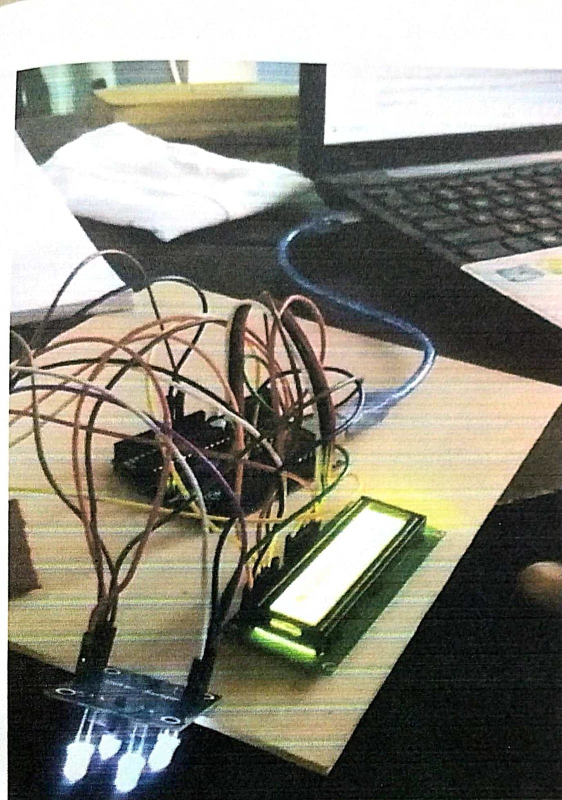
#> input picture images/hardware_setup.jpeg, 1124 x 1600 px (shown at 1/2 size)
$ python -i color_detector.py   (imports and definitions only)
#> lines starting #> are read from the running program, lines starting #| are printed output that depends on the picture; after the words box and inside, x2 and y2 are one past the last pixel; in counts of white or black regions, pixels touching at a corner belong together
import cv2
import numpy as np
from typing import Dict, Tuple, Optional


class ColorDetector:
    """
    Detects the dominant colour in an image frame using HSV thresholds.
    """

    def __init__(self, pixel_threshold: int = 1500) -> None:
        self.pixel_threshold = pixel_threshold
        self._colour_ranges: Dict[str, Tuple[np.ndarray, np.ndarray]] = {
            "Red": (
                np.array([0, 120, 70]),
                np.array([10, 255, 255]),
            ),
            "Green": (
                np.array([36, 50, 70]),
                np.array([89, 255, 255]),
            ),
            "Blue": (
                np.array([90, 50, 70]),
                np.array([128, 255, 255]),
            ),
        }

    def detect_colour(self, frame: np.ndarray) -> Optional[str]:
        """
        Detect dominant colour in the given frame.

        :param frame: Input image in BGR format
        :return: Colour name or None
        """
        hsv_frame = cv2.cvtColor(frame, cv2.COLOR_BGR2HSV)

        for colour, (lower, upper) in self._colour_ranges.items():
            mask = cv2.inRange(hsv_frame, lower, upper)
            if cv2.countNonZero(mask) > self.pixel_threshold:
                return colour

        return None

>>> import cv2
>>> picture = cv2.imread('../images/hardware_setup.jpeg')
#> picture is the input picture: shape (1600, 1124, 3); mean B, G, R 123.1, 134.9, 136.8
>>> result = ColorDetector().detect_colour(picture)
#> in detect_colour, `hsv_frame = cv2.cvtColor(frame, cv2.COLOR_BGR2HSV)`: hsv_frame: shape (1600, 1124, 3); mean H, S, V 42.6, 49.6, 141.1
#> the loop in detect_colour, `for colour, (lower, upper) in self._colour_ranges.items():` made 1 pass
#> pass 1, in detect_colour, `mask = cv2.inRange(hsv_frame, lower, upper)`:
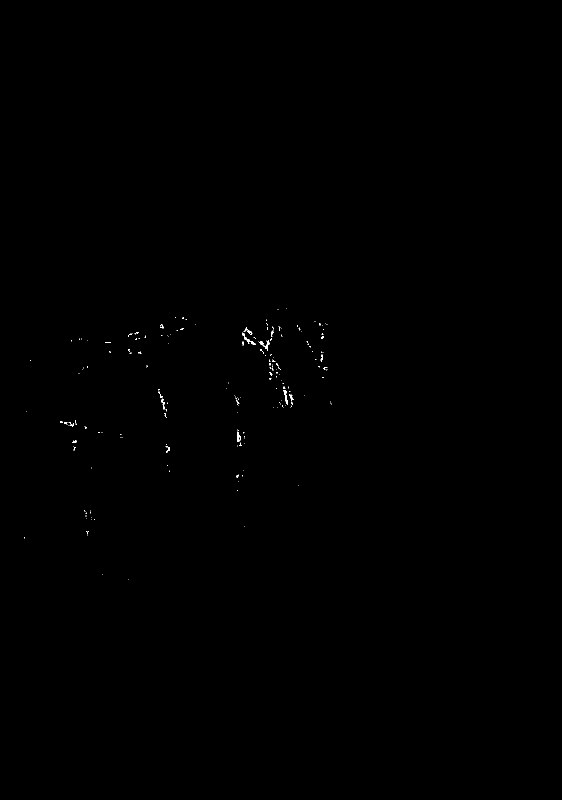
#> mask: shape (1600, 1124) (shown at 1/2 size); 0.09% white in thin lines or dots, all inside (x1, y1, x2, y2) = (48, 616, 663, 1159)
#> result = 'Red'
